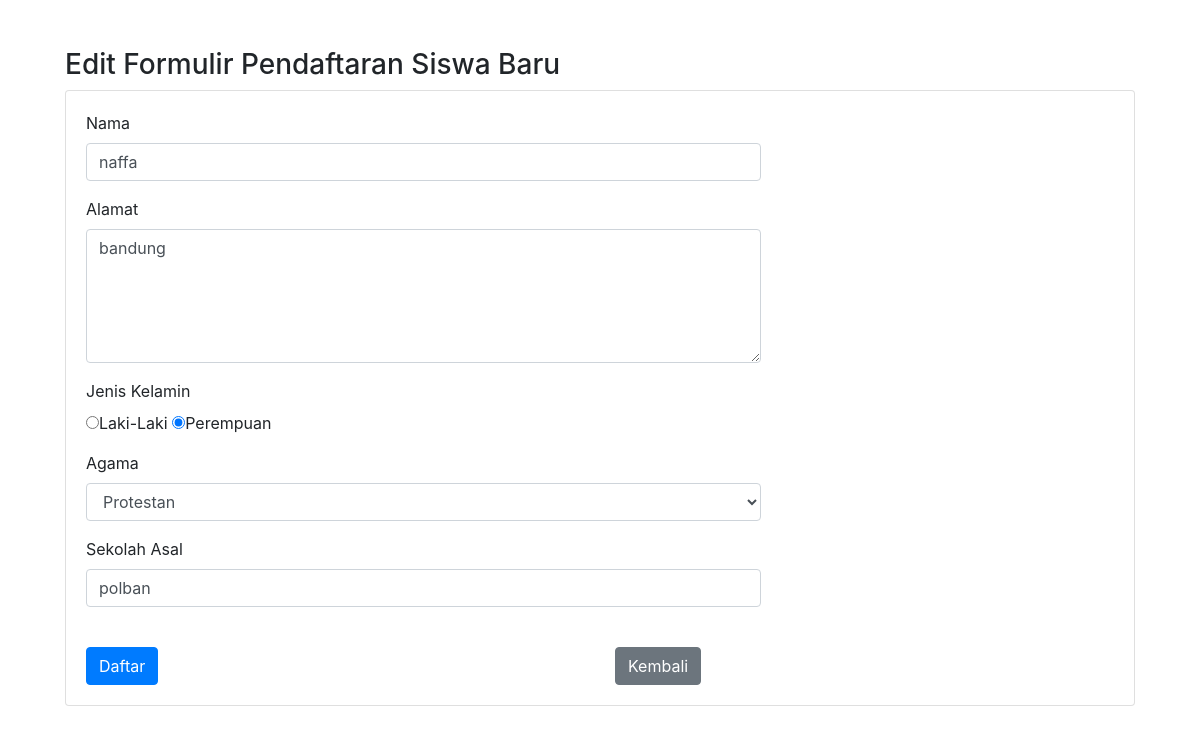
/form-edit.php?no=1, run on the app's committed database.
### tables this page shows
CREATE TABLE `tblsiswa` (
  `no` int(11) NOT NULL,
  `nama` varchar(40) NOT NULL,
  `alamat` text NOT NULL,
  `jenis_kelamin` enum('P','L') NOT NULL,
  `agama` varchar(20) NOT NULL,
  `sekolah` varchar(30) NOT NULL
);

### form-edit.php (the view, shortened to what this page needs)
<?php
    include 'koneksi.php';
    $no = $_GET['no'];
    $tblsiswa = mysqli_query($koneksi, "select * from tblsiswa where no='$no'");
    $row = mysqli_fetch_array($tblsiswa);
    function active_radio_button($value,$input){
        $result = $value==$input?'checked':'';
        return $result;
    }
?>
<!DOCTYPE html>
<html>
    <head>
        <link rel="stylesheet" type="text/css" href="bootstrap/css/bootstrap.css">
    </head>
    <body>
        <div class="container my-5">
        <h3>Edit Formulir Pendaftaran Siswa Baru</h3>
        <div class="card">
            <div class="card-body">
                    <form action="edit.php" method="post">
                        <div class="row">
                            <div class="form-group col-md-8">
                                <label for="nama">Nama</label><br>
                                <input type="text" value="<?php echo $row['nama'];?>" class="form-control" id="nama" name="nama" required>
                            </div>
                            <div class="form-group col-md-8">
                                <label for="alamat">Alamat</label><br>
                                <textarea class="form-control" id="alamat" name="alamat" rows="5" required><?php echo $row['alamat'];?></textarea>
                            </div>
                            <div class="form-group col-md-8">
                                <label for="jenis_kelamin">Jenis Kelamin</label><br>
                                <input type="radio" name="jenis_kelamin" value="L" <?php echo active_radio_button("L", $row['jenis_kelamin']);?> required>Laki-Laki
                                <input type="radio" name="jenis_kelamin" value="P" <?php echo active_radio_button("P", $row['jenis_kelamin']);?> required>Perempuan
                            </div>
                            <div class="form-group col-md-8">
                                <label for="agama">Agama</label>
                                    <select class="form-control" name="agama" required>
                                        <?php
                                        $agama = array("Islam", "Protestan", "Katolik", "Hindu", "Budha", "Konghucu");
                                        foreach ($agama as $a) {
                                            $selected = ($row['agama'] == $a) ? 'selected="selected"' : '';
                                            echo "<option value='$a' $selected>$a</option>";
                                        }
                                        ?>
                                    </select>
                            </div>
                            <div class="form-group col-md-8">
                                <label for="sekolah">Sekolah Asal</label>
                                    <input type="text" value="<?php echo $row['sekolah'];?>" class="form-control" id="sekolah" name="sekolah" required><br>
                            </div>
                            <div class="col-md-6">
                                <input type="submit" class="btn btn-primary" value="Daftar">
                            </div>
                            <div class="col-md-6">
                                <a href="index.php">
                                    <input type="button" class="btn btn-secondary" value="Kembali">
                                </a>
                            </div>
                    </form>
        </body>
</html>

### data on the page
tblsiswa: nama "naffa", alamat "bandung", sekolah "polban"

### other printed values
form field agama "Protestan"
